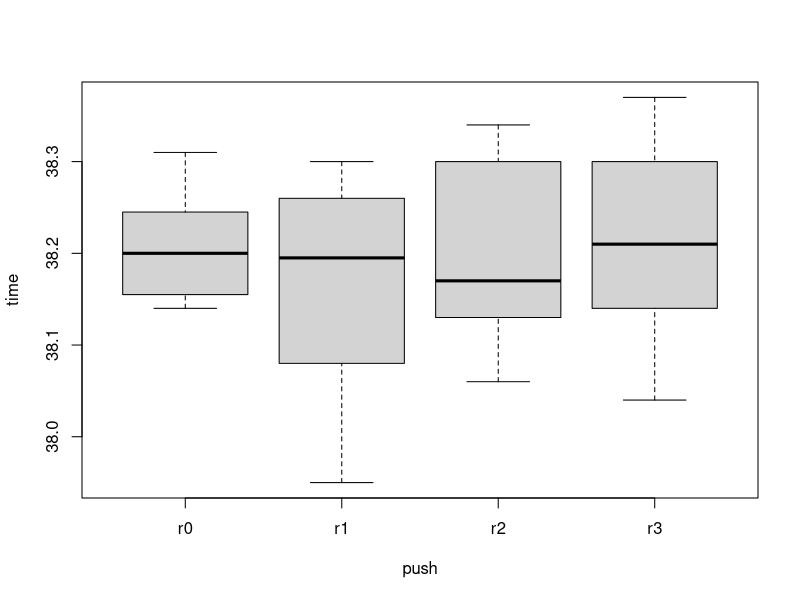

R code for this plot:
##2d
soap=c(rep("Reg",4),rep("Deo",4),rep("Moist",4))
weight=c(-0.30,-0.10,-0.14,0.40,2.63,2.61,2.41,3.15,1.86,2.03,2.26,1.82)
wtloss=data.frame(soap,weight)
wtloss

library(lsmeans)

aov.wtloss = aov(weight~soap)
lsmeans(aov.wtloss,"soap")

aov.wtloss = aov(weight~soap)
lsm.wtloss = lsmeans(aov.wtloss,"soap")
contrast(lsm.wtloss,list("Reg.minus.Deo.plus.Moist"=c(1,-1/2,-1/2)))

##3
push=c(rep("r0",7),rep("r1",10),rep("r2",10),rep("r3",5))
time=c(38.14,38.20,38.31,38.14,38.29,38.17,38.20,38.28,38.17,38.08,38.25,38.18,38.03,37.95,38.26,38.30,38.21,38.17,38.13,38.16,38.30,38.34,38.34,38.17,38.18,38.09,38.06,38.14,38.30,38.21,38.04,38.37)
light=data.frame(push,time)
light

boxplot(time~push)

##3c
mean.0=mean(time[push=="r0"])
mean.0
mean.1=mean(time[push=="r1"])
mean.1
mean.2=mean(time[push=="r2"])
mean.2
mean.3=mean(time[push=="r3"])
mean.3

##3d
library(lsmeans)

aov.light = aov(time~push)
lsmeans(aov.light,"push")

aov.light = aov(time~push)
lsm.light = lsmeans(aov.light,"push")
contrast(lsm.light,list("r1.minus.r0"=c(-1,1,0,0)))

##3e
library(lsmeans)

aov.light = aov(time~push)
lsmeans(aov.light,"push")

aov.light = aov(time~push)
lsm.light = lsmeans(aov.light,"push")
contrast(lsm.light,list("r1.plus.r2.plus.r3.minus.r0"=c(-1,1/3,1/3,1/3)))
